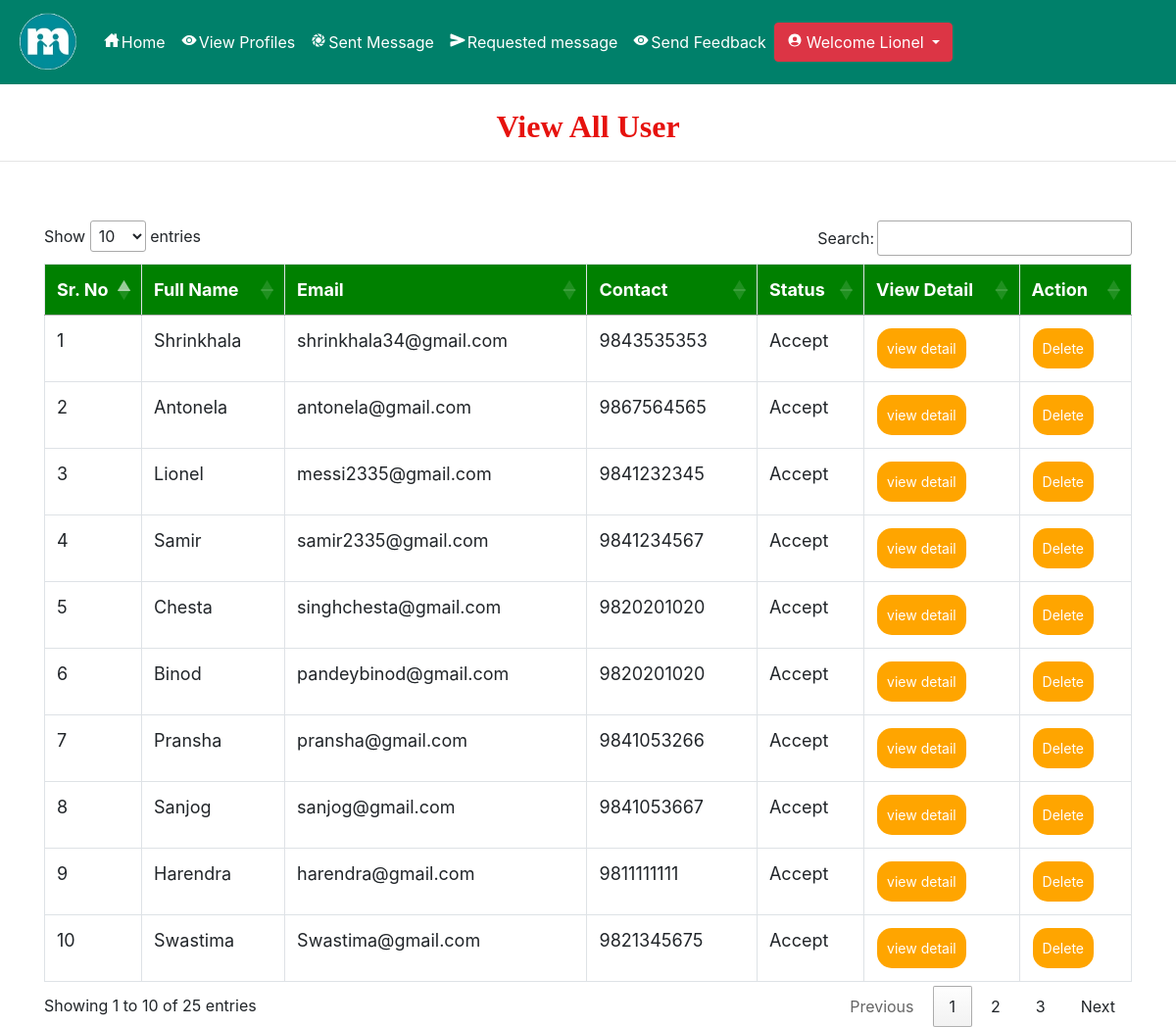
Screenshot of /view_user (signed in) with the database file from the repository.
### wedding/models.py (models this page shows, shortened)
class Profile(models.Model):
    signup = models.ForeignKey(Signup, on_delete=models.CASCADE, null=True)
    f_name = models.CharField(max_length=100,null=True)
    m_name = models.CharField(max_length=100,null=True)
    religion = models.ForeignKey(Religion,on_delete=models.CASCADE,null=True)
    f_contact = models.CharField(max_length=10,null=True)
    qualification = models.CharField(max_length=50,null=True)
    salary = models.IntegerField(null=True)
    age = models.IntegerField(null=True)
    family_type = models.CharField(max_length=50,null=True)
    hobby = models.CharField(max_length=100,null=True)
    occupation = models.CharField(max_length=100,null=True)
    work_address = models.CharField(max_length=100,null=True)

class Signup(models.Model):
    user = models.ForeignKey(User, on_delete=models.CASCADE, null=True)
    status=models.ForeignKey(Status,on_delete=models.CASCADE,null=True)
    gen = models.CharField(max_length=10,null=True)
    dob = models.DateField(null=True)
    city = models.CharField(max_length=30, null=True)
    address = models.CharField(max_length=50, null=True)
    contact = models.CharField(max_length=10, null=True)
    image = models.FileField(null=True)

class Status(models.Model):
    status = models.CharField(max_length=30,null=True)

### wedding/views.py (the view)
# urls.py: path('view_user',view_user,name="view_user"),
def view_user(request):
    if not request.user.is_authenticated:
        return redirect('login_admin')
    pro1 = Profile.objects.all().order_by('-id')
    d = {'pro': pro1}
    return render(request,'view_user.html',d)

### wedding/templates/view_user.html (shortened to what this page needs)
{% extends 'navigation.html' %}
{% block body %}
<center><h2 style = "font-family : 'Monotype Corsiva' ; color : #E6120E ; font-weight : bold;margin-top:2%">View All User</h2></center><hr>
 <div class="container">
<table class="table table-bordered" id="myTable">
  <thead>
  <tr>
    <th>Sr. No</th>
    <th>Full Name</th>
    <th>Email</th>
    <th>Contact</th>
    <th>Status</th>
    <th>View Detail</th>
    <th>Action</th>
  </tr>
  </thead>
   <tbody>
{% for i in pro %}
  <tr>
      <td>{{forloop.counter}}</td>
    <td>{{i.signup.user.first_name}} {{i.profile.signup.user.last_name}}</td>
    <td>{{i.signup.user.email}}</td>
    <td>{{i.signup.contact}}</td>
      <td>{{i.signup.status.status}}</td>
      <td><a href="{% url 'profile1' i.signup.user.id %}"><button class="button button1" id="#delete">view detail</button></a></td>
      <td><a href="{% url 'delete_user' i.signup.user.id %}"><button class="button button1" onclick="return confirm('Are you sure?')">Delete</button></a></td>
  </tr>
   {% endfor %}
    </tbody>
</table>
 </div>
{% endblock %}

### wedding/templates/navigation.html (shortened to what this page needs)
<!DOCTYPE html>
<html lang="en">
<head>
    {% load static %}
     <link rel="stylesheet" href="https://maxcdn.bootstrapcdn.com/bootstrap/4.0.0/css/bootstrap.min.css">
  <link rel = stylesheet href = "//cdn.datatables.net/1.10.19/css/jquery.dataTables.min.css">
<link rel="stylesheet" href="https://cdnjs.cloudflare.com/ajax/libs/font-awesome/4.7.0/css/font-awesome.min.css">
</head>
<body style="background-color:white">
{% url 'admin_home' as admin_home %}
{% url 'requested_user' as requested_user %}
{% url 'view_user' as requested_user %}
<nav class="navbar navbar-expand-sm" style="background-color:#00806a">
  <a class="navbar-brand" href="#" style="color:lime"><img src="/static/logo.png" height="60"/></a>
  <ul class="navbar-nav">
    {% if request.user.username %}
    {% if not request.user.is_staff %}
    <li class="nav-item">
      <a class="nav-link" href="{% url 'home' %}" style="color:white"><ion-icon style="margin-right:2px" name="home-sharp"></ion-icon>Home</a>
    </li>
    <li class="nav-item">
      <a class="nav-link" href="{% url 'view_customer' %}" style="color:white"><ion-icon style="margin-right:2px" name="eye"></ion-icon>View Profiles</a>
    </li>
    <li class="nav-item">
      <a class="nav-link" href="{% url 'sent_message' %}" style="color:white"><ion-icon style="margin-right:2px" name="aperture"></ion-icon>Sent Message</a>
    </li>
    <li class="nav-item">
      <a class="nav-link" href="{% url 'view_request_message' %}" style="color:white"><ion-icon style="margin-right:2px" name="send"></ion-icon>Requested message</a>
    </li>
    <li class="nav-item">
      <a class="nav-link" href="{% url 'send_feedback' request.user.id %}" style="color:white"><ion-icon style="margin-right:2px" name="eye"></ion-icon>Send Feedback</a>
    </li>
    {% endif %}
    {% endif %}
    {% if request.user.is_authenticated %}
      <div class="btn-group">
  <button type="button" class="btn btn-danger dropdown-toggle" data-toggle="dropdown" aria-haspopup="true" aria-expanded="false">
    <ion-icon style="margin-right:4px;color:white" name="person-circle-sharp"></ion-icon>Welcome {{request.user.username}}
  </button>
</div>
        {% else %}
    <li class="nav-item">
      <a class="nav-link" href="{% url 'login_user' %}" style="color:white;text-align:right"><ion-icon style="margin-right:2px" name="log-in-sharp"></ion-icon>Login</a>
    </li>
    {% endif %}
    </ul>
</nav>
{% block body %}
{% endblock %}
</body></html>

### wedding/templates/navigation.html (style rules this page uses)
* { box-sizing: border-box; }
#myTable { border-collapse: collapse; width: 100%; border: 1px solid #ddd; font-size: 18px; }
#myTable th { text-align: left; padding: 12px; background-color: green; color: white; }
#myTable td { text-align: left; padding: 12px; background-color: white; }
#myTable tr { border-bottom: 1px solid #ddd; }
.button { background-color: orange; border: none; color: white; padding: 10px; text-align: center; text-decoration: none; display: inline-block; font-size: 14px; margin: 1px 1px; cursor: pointer; }
.button1 { border-radius: 15px; }

### rows the page displays
Profile: signup.user.first_name "Shrinkhala", signup.user.email "shrinkhala34@gmail.com", signup.contact "9843535353", signup.status.status "Accept"
Profile: signup.user.first_name "Antonela", signup.user.email "antonela@gmail.com", signup.contact "9867564565", signup.status.status "Accept"
Profile: signup.user.first_name "Lionel", signup.user.email "messi2335@gmail.com", signup.contact "9841232345", signup.status.status "Accept"
Profile: signup.user.first_name "Samir", signup.user.email "samir2335@gmail.com", signup.contact "9841234567", signup.status.status "Accept"
Profile: signup.user.first_name "Chesta", signup.user.email "singhchesta@gmail.com", signup.contact "9820201020", signup.status.status "Accept"
Profile: signup.user.first_name "Binod", signup.user.email "pandeybinod@gmail.com", signup.contact "9820201020", signup.status.status "Accept"
Profile: signup.user.first_name "Pransha", signup.user.email "pransha@gmail.com", signup.contact "9841053266", signup.status.status "Accept"
Profile: signup.user.first_name "Sanjog", signup.user.email "sanjog@gmail.com", signup.contact "9841053667", signup.status.status "Accept"
Profile: signup.user.first_name "Harendra", signup.user.email "harendra@gmail.com", signup.contact "9811111111", signup.status.status "Accept"
Profile: signup.user.first_name "Swastima", signup.user.email "Swastima@gmail.com", signup.contact "9821345675", signup.status.status "Accept"

### other values shown
{{ request.user.username }} "Lionel"
